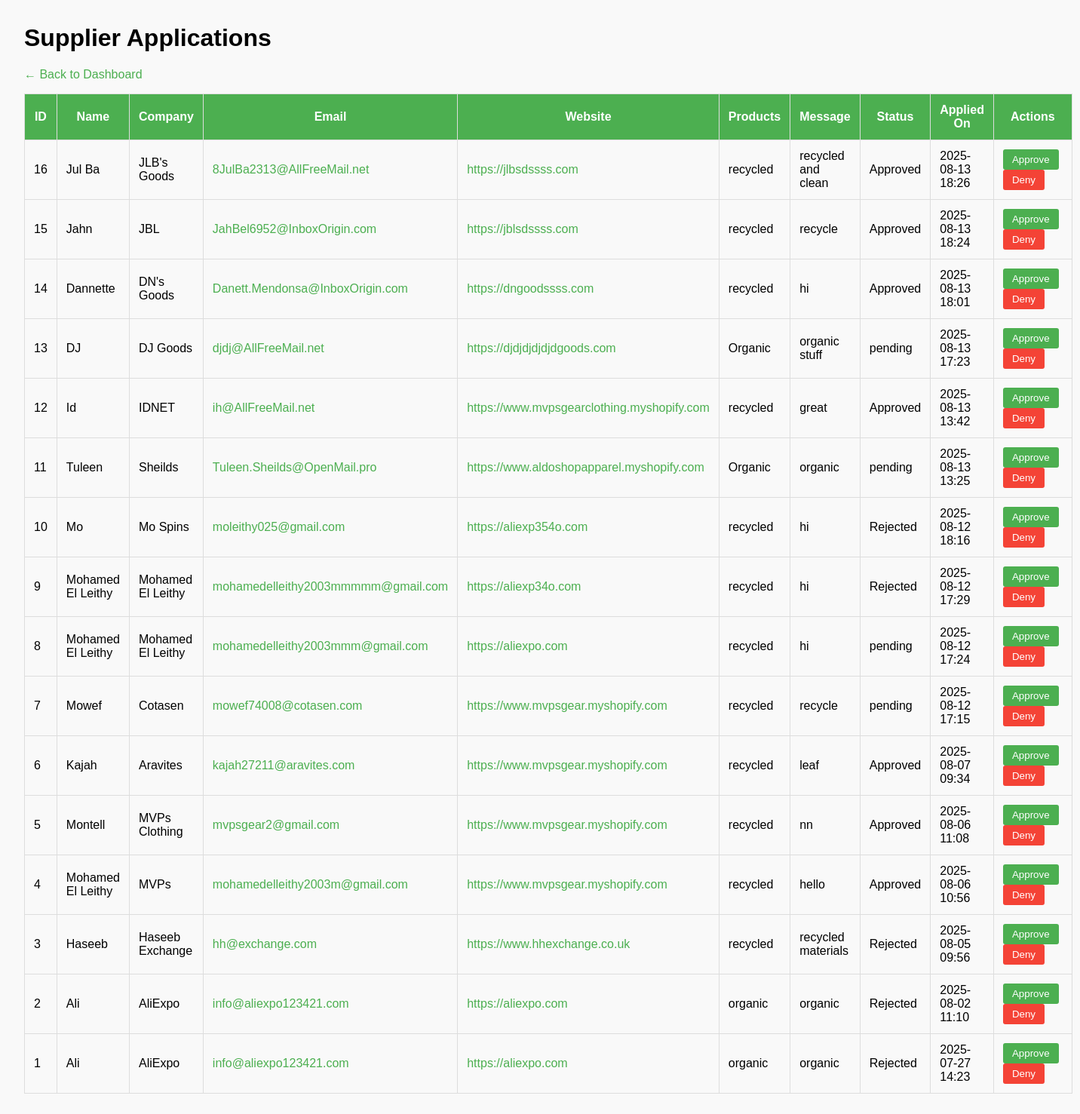
Page /admin/supplier-applications on the earlier database version.
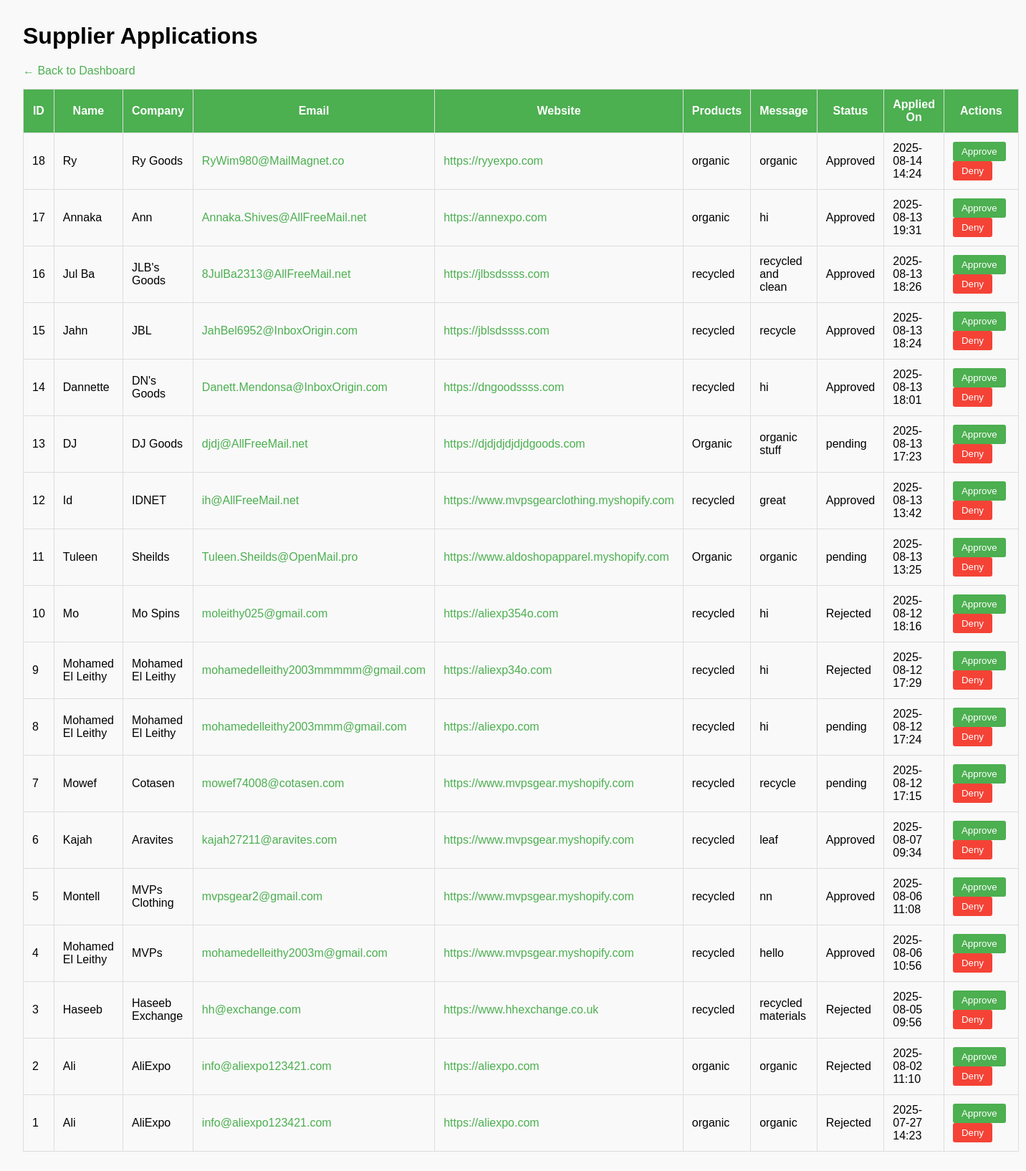
Same page on the later database version.
### models.py (models this page shows)
class SupplierApplication(db.Model):
    __tablename__ = 'supplier_application'
    id = db.Column(db.Integer, primary_key=True)
    user_id = db.Column(db.Integer, db.ForeignKey('user.id'), nullable=False)
    user = db.relationship('User', backref='supplier_applications')
    name = db.Column(db.String(100), nullable=False)
    email = db.Column(db.String(100), nullable=False)
    company = db.Column(db.String(100), nullable=False)
    website = db.Column(db.String(200))
    products = db.Column(db.String(300))
    message = db.Column(db.Text)
    status = db.Column(db.String(20), default='pending')
    created_at = db.Column(db.DateTime, default=datetime.utcnow)

### app.py (the view)
@admin_bp.route('/supplier-applications')
def supplier_applications():
    applications = SupplierApplication.query.order_by(SupplierApplication.created_at.desc()).all()
    return render_template('supplier_applications.html', applications=applications)

### app.py (called while the page is built)
@app.context_processor
def inject_faqs():
    faqs = get_faqs()
    return dict(faqs=faqs[:3])

### templates/supplier_applications.html (shortened to what this page needs)
<!DOCTYPE html>
<html lang="en">
<head>
</head>
<body>
    <h1>Supplier Applications</h1>
    <p><a href="{{ url_for('admin.dashboard') }}">← Back to Dashboard</a></p>
    {% if applications %}
    <table>
        <thead>
            <tr>
                <th>ID</th>
                <th>Name</th>
                <th>Company</th>
                <th>Email</th>
                <th>Website</th>
                <th>Products</th>
                <th>Message</th>
                <th>Status</th>
                <th>Applied On</th>
                <th>Actions</th>
            </tr>
        </thead>
        <tbody>
            {% for app in applications %}
            <tr>
                <td>{{ app.id }}</td>
                <td>{{ app.name }}</td>
                <td>{{ app.company }}</td>
                <td><a href="mailto:{{ app.email }}">{{ app.email }}</a></td>
                <td><a href="{{ app.website }}" target="_blank">{{ app.website }}</a></td>
                <td>{{ app.products }}</td>
                <td>{{ app.message }}</td>
                <td>{{ app.status }}</td>
                <td>{{ app.created_at.strftime('%Y-%m-%d %H:%M') }}</td>
                <td>
                    <form method="POST" action="{{ url_for('admin.supplier_approve', app_id=app.id) }}">
                        <button type="submit" class="approve">Approve</button>
                    </form>
                    <form method="POST" action="{{ url_for('admin.supplier_reject', app_id=app.id) }}">
                        <button type="submit" class="deny">Deny</button>
                    </form>
                </td>
            </tr>
            {% endfor %}
        </tbody>
    </table>
    {% else %}
    <p>No supplier applications found.</p>
    {% endif %}
</body>
</html>

Differences in the rows shown:
added SupplierApplication: id "18", name "Ry", company "Ry Goods", email "RyWim980@MailMagnet.co", website "https://ryyexpo.com", products "organic", message "organic", status "Approved", created_at "2025-08-14 14:24"
added SupplierApplication: id "17", name "Annaka", company "Ann", email "Annaka.Shives@AllFreeMail.net", website "https://annexpo.com", products "organic", message "hi", status "Approved", created_at "2025-08-13 19:31"
